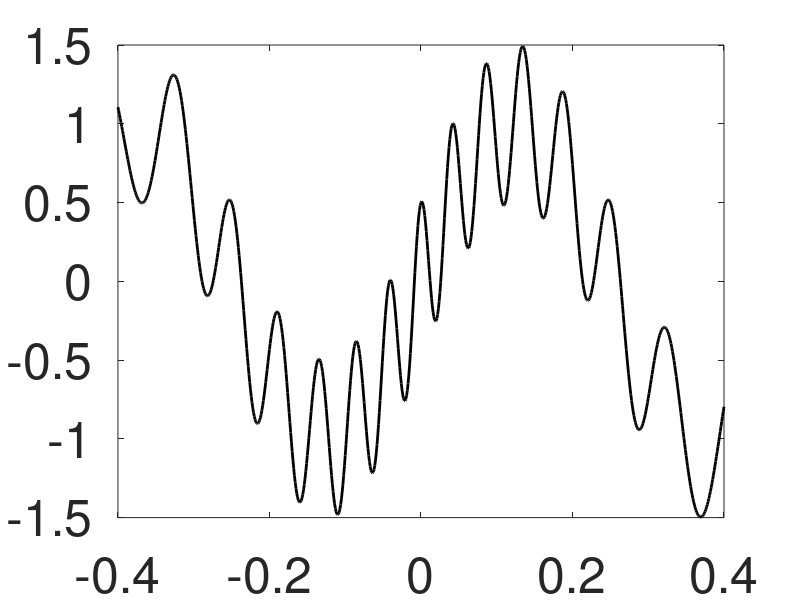

Reproduce this figure in MATLAB. (Note: this script raises an error after producing the figure.)
% Test Example
%
% Paper Iterative Filtering as a direct method for the decomposition
%  of nonstationary signals
% 
%  Example # 1
%
%
%  Ref: A. Cicone, J. Liu, H. Zhou. 'Adaptive Local Iterative Filtering for
%  Signal Decomposition and Instantaneous Frequency analysis'. Applied and
%  Computational Harmonic Analysis, Volume 41, Issue 2, September 2016,
%  Pages 384-411. doi:10.1016/j.acha.2016.03.001
%  ArXiv http://arxiv.org/abs/1411.6051
%
%  A. Cicone. 'Nonstationary signal decomposition for dummies'.
%  Chapter in the book: Advances in Mathematical Methods and High
%  Performance Computing. Springer, 2019
%  ArXiv https://arxiv.org/abs/1710.04844
%
%  A. Cicone, H. Zhou. 'Numerical Analysis for Iterative Filtering with
%  New Efficient Implementations Based on FFT'
%  ArXiv http://arxiv.org/abs/1802.01359
%
%  A. Cicone. 'Iterative Filtering as a direct method for the decomposition
%  of nonstationary signals'
%  ArXiv http://arxiv.org/abs/1811.03536

clear all
close all
clc

dt = 0.001;
t=-0.4:dt:0.4;
z=sin(4*pi*t)+0.5*cos(50*pi*abs(t)-40*pi*t.^2);

x1=sin(4*pi*t);
x2=0.5*cos(50*pi*abs(t)-40*pi*t.^2);

fig=figure;
plot(t,z,'k','linewidth',2) 
set(fig,'Units', 'Normalized', 'OuterPosition', [0 0 1 1]);
set(gca,'fontsize', 36)

fig=plot_imf_v8([x2;x1],t);
set(fig,'Units', 'Normalized', 'OuterPosition', [0 0 1 1]);
set(gca,'fontsize', 36)


%% 

opts=Settings_IF_v1('IF.NIMFs',1,'IF.alpha',1,'IF.Xi',4,'verbose',1);%,'IF.MaxInner',1);
tic
[IMF_old] = FIF_v1(z,opts);
time_FIF=toc
%% 

opts=Settings_IF_v1('IF.NIMFs',1,'IF.alpha',1,'IF.Xi',4,'verbose',1);%,'IF.MaxInner',1);
tic
IMF_ht = htFIF_v1(z,0.9,opts);
time_htFIF=toc
tic
IMF_d = dFIF_v1(z,0.98,0.56,opts);
time_dFIF=toc
%%
fig=figure;
plot(t,IMF_old(1,:),'g','linewidth',2)
hold on
plot(t,IMF_d(1,:),'k--','linewidth',2)
plot(t,IMF_ht(1,:),'r','linewidth',2)
ll=legend('IMF using FIF','IMF using dFIF','IMF using htFIF');
set(fig,'Units', 'Normalized', 'OuterPosition', [0 0 1 1]);
set(gca,'fontsize', 36)
set(ll,'Interpreter','latex')
